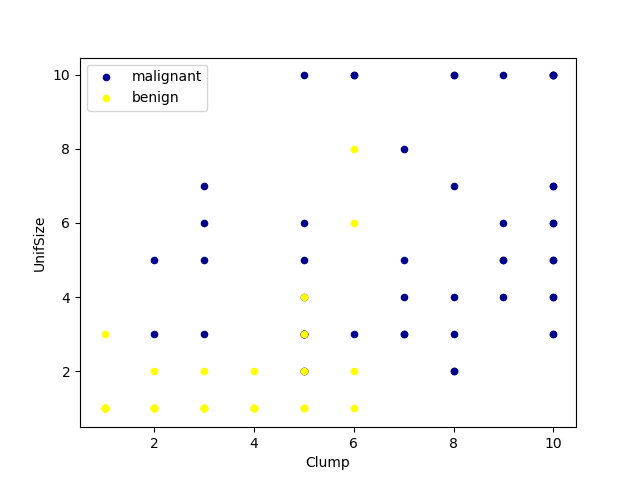

Source code (Python):
import pandas as pd
import pylab as pl
import numpy as np
import scipy.optimize as opt
from sklearn import preprocessing
from sklearn.model_selection import train_test_split

import matplotlib.pyplot as plt

#Read in Cancer data files
csv_path = 'https://s3-api.us-geo.objectstorage.softlayer.net/cf-courses-data/CognitiveClass/ML0101ENv3/labs/cell_samples.csv'
cell_df = pd.read_csv(csv_path)

#plot Clump vs UnifSize with the dependent variable being 2(benign) or 4(maligant)
ax = cell_df[cell_df['Class'] == 4][0:50].plot(kind='scatter', x='Clump', y='UnifSize', color='DarkBlue', label='malignant');
cell_df[cell_df['Class'] == 2][0:50].plot(kind='scatter', x='Clump', y='UnifSize', color='Yellow', label='benign', ax=ax);
plt.savefig('SVM.png')

#----------preprocessing----------------------------------------------

#list out all atrributes


#Drop nonnumerical rows in BareNuc attribute then convert remaining to int
cell_df = cell_df[pd.to_numeric(cell_df['BareNuc'], errors='coerce').notnull()]
cell_df['BareNuc'] = cell_df['BareNuc'].astype('int')


#create another df just of independent variables, hence the double square brakets
feature_df = cell_df[['Clump', 'UnifSize', 'UnifShape', 'MargAdh', 'SingEpiSize', 'BareNuc', 'BlandChrom', 'NormNucl', 'Mit']]
X = np.asarray(feature_df) #convert to nparray
print(X[0:5])

#nparray of dependent variable
cell_df['Class'] = cell_df['Class'].astype('int')
y = np.asarray(cell_df['Class'])
print(y[0:5])

#Train, test
X_train, X_test, y_train, y_test = train_test_split( X, y, test_size=0.2, random_state=4)
print ('Train set:', X_train.shape,  y_train.shape)
print ('Test set:', X_test.shape,  y_test.shape)


#------------------Modeling----------------------------------------------------

from sklearn import svm

#Use default equation to create our seperator
clf = svm.SVC(kernel='rbf')
clf.fit(X_train, y_train)

#predict new values
yhat = clf.predict(X_test)
print(yhat[0:5])


#------------------Evaluation--------------------------------------------------

from sklearn.metrics import classification_report, confusion_matrix
import itertools

def plot_confusion_matrix(cm, classes,
                          normalize=False,
                          title='Confusion matrix',
                          cmap=plt.cm.Blues):
    """
    This function prints and plots the confusion matrix.
    Normalization can be applied by setting `normalize=True`.
    """
    if normalize:
        cm = cm.astype('float') / cm.sum(axis=1)[:, np.newaxis]
        print("Normalized confusion matrix")
    else:
        print('Confusion matrix, without normalization')

    print(cm)

    plt.imshow(cm, interpolation='nearest', cmap=cmap)
    plt.title(title)
    plt.colorbar()
    tick_marks = np.arange(len(classes))
    plt.xticks(tick_marks, classes, rotation=45)
    plt.yticks(tick_marks, classes)

    fmt = '.2f' if normalize else 'd'
    thresh = cm.max() / 2.
    for i, j in itertools.product(range(cm.shape[0]), range(cm.shape[1])):
        plt.text(j, i, format(cm[i, j], fmt),
                 horizontalalignment="center",
                 color="white" if cm[i, j] > thresh else "black")

    plt.tight_layout()
    plt.ylabel('True label')
    plt.xlabel('Predicted label')
    plt.savefig('CF.png')


# Compute confusion matrix
cnf_matrix = confusion_matrix(y_test, yhat, labels=[2,4])
np.set_printoptions(precision=2)

print (classification_report(y_test, yhat))

# Plot non-normalized confusion matrix
plt.figure()
plot_confusion_matrix(cnf_matrix, classes=['Benign(2)','Malignant(4)'],normalize= False,  title='Confusion matrix')



#Plotting the F1-score
from sklearn.metrics import f1_score
f1_score(y_test, yhat, average='weighted')


#Using jaccard to measure accuracy
from sklearn.metrics import jaccard_similarity_score
jaccard_similarity_score(y_test, yhat)
